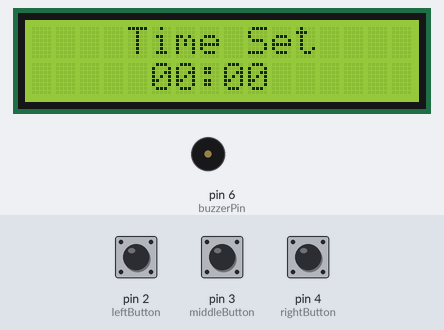
Bench run of a sketch on a simulated Arduino Uno, built with avr-gcc and run on an emulated ATmega328P. Shown: 16×2 character LCD, buzzer (waves = sounding). The test bench sets the inputs (shaded band); at power-on: pin 4 (rightButton) HIGH, pin 2 (leftButton) HIGH, pin 3 (middleButton) HIGH. What the sketch prints to the serial monitor is not drawn.

Above: at 7.2 s.
7.3 s: pin 4 (rightButton) pulled LOW for 0.15 s
At 12.7 s:
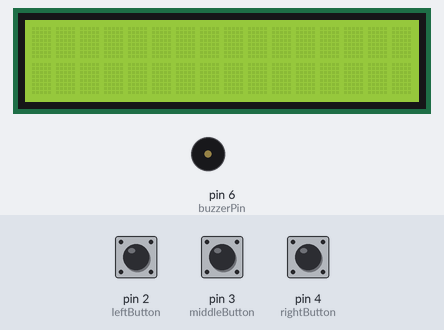
12.9 s: pin 2 (leftButton) pulled LOW for 3.2 s
At 16.5 s:
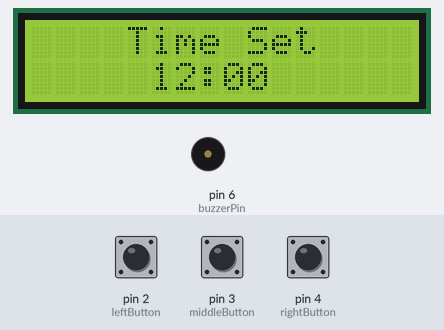
17.6 s: pin 3 (middleButton) pulled LOW for 0.15 s
At 18.7 s:
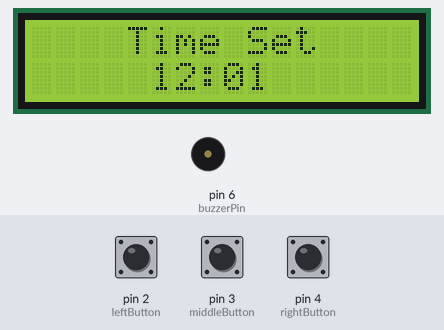
19.3 s: pin 2 (leftButton) pulled LOW for 0.15 s
At 20.0 s:
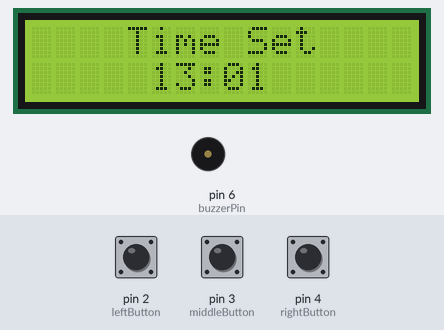
21.0 s: pin 3 (middleButton) pulled LOW for 1 s
At 23.2 s:
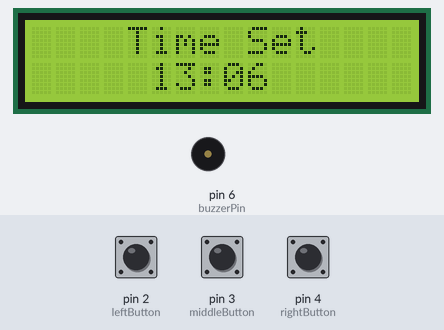
23.5 s: pin 4 (rightButton) pulled LOW for 1 s
At 24.4 s:
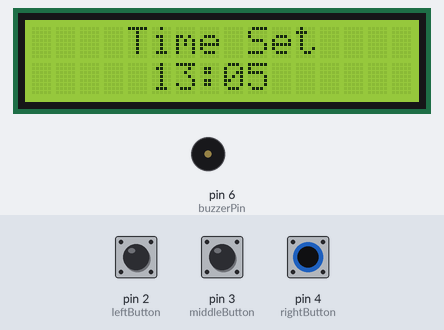
Timing chart, 0 to 26.5 s (numbered marks = the images above; inputs shaded):
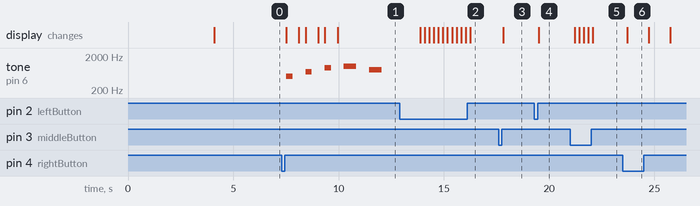

Measured:
- after the input at 7.3 s, tone on pin 6 (buzzerPin): plays 500 Hz for 0.30 s, 700 Hz for 0.30 s, 900 Hz for 0.30 s, 1000 Hz for 0.60 s, 800 Hz for 0.60 s, starting after 0.21 s; the display: first changes after 0.21 s (image 1 shows a later state)
- after the input at 12.9 s, the display: first changes after 0.97 s (image 2 shows a later state)
- after the input at 17.6 s, the display: changes after 0.22 s (image 3)
- after the input at 19.3 s, the display: changes after 0.22 s (image 4)
- after the input at 21.0 s, the display: first changes after 0.22 s (image 5 shows a later state)
- after the input at 23.5 s, the display: changes after 0.22 s (image 6)

The sketch:

Timer_Display_5.ino
```cpp
#include <Wire.h>
#include <LiquidCrystal_I2C.h>

// Pin Definitions
const int leftButton = 2;    // Minute button
const int middleButton = 3;  // Second button
const int rightButton = 4;   // Start button
const int buzzerPin = 6;     // Passive Buzzer connected to pin 6

// Time variables
int minutes = 0;
int seconds = 0;
bool timerRunning = false;
bool startPressed = false;

// LCD setup
LiquidCrystal_I2C lcd(0x27, 16, 2);  // Adjust the LCD address if necessary

void setup() {
  // Start Serial Communication for debugging
  Serial.begin(9600);

  // Set up button pins with internal pull-up resistors
  pinMode(leftButton, INPUT_PULLUP);
  pinMode(middleButton, INPUT_PULLUP);
  pinMode(rightButton, INPUT_PULLUP);
  pinMode(buzzerPin, OUTPUT);

  // Initialize LCD
  lcd.begin(16, 2);
  lcd.setBacklight(1);  // Ensure the backlight is on
  lcd.clear();

  // Display "Timer Display" for 4 seconds (Centered)
  int pos = (16 - 12) / 2;  // Calculate position to center the text ("Timer Display" is 12 characters long)
  lcd.setCursor(pos, 0);
  lcd.print("Timer Display");
  delay(4000);  // Wait for 4 seconds

  // Now display the "Time Set" screen (Centered) and time as 00:00
  lcd.clear();
  pos = (16 - 8) / 2;  // Center "Time Set" (8 characters)
  lcd.setCursor(pos, 0);
  lcd.print("Time Set");
  pos = (16 - 5) / 2;  // Center "00:00" (5 characters)
  lcd.setCursor(pos, 1);
  lcd.print("00:00");
  delay(2000);  // Wait for 2 seconds
}

void loop() {
  // Read button states and handle logic
  if (digitalRead(leftButton) == LOW) {  // Left button pressed (Increase Minutes)
    delay(200);  // Debounce delay
    if (!timerRunning) {
      minutes++;
      if (minutes > 99) minutes = 99;  // Limit to 99 minutes
      updateDisplay();
    }
  }

  if (digitalRead(middleButton) == LOW) {  // Middle button pressed (Increase Seconds)
    delay(200);  // Debounce delay
    if (!timerRunning) {
      seconds++;
      if (seconds > 59) seconds = 0;  // Reset seconds after 59
      updateDisplay();
    }
  }

  if (digitalRead(rightButton) == LOW && !startPressed) {  // Right button pressed (Start Timer)
    delay(200);  // Debounce delay
    startPressed = true;  // Prevent repeated presses
    if (!timerRunning) {
      timerRunning = true;
      Serial.println("Timer started!");
    }
  }

  // Timer countdown logic (only if timer is running)
  if (timerRunning) {
    if (seconds == 0 && minutes > 0) {
      minutes--;
      seconds = 59;
      updateDisplay();
    } else if (seconds > 0) {
      seconds--;
      updateDisplay();
    }

    // Check if the timer has reached zero
    if (minutes == 0 && seconds == 0) {
      timerRunning = false;  // Stop the timer after it reaches 00:00
      triggerBuzzer();  // Trigger buzzer when timer finishes
      startPressed = false;  // Reset start button state for next round
    }

    delay(1000);  // Wait for 1 second before updating again
  }
}

void updateDisplay() {
  // Update the time on the display (MM:SS format), keeping "Time Set" on top and updating time below it
  lcd.clear();

  // Print "Time Set" on the first line (always static)
  int pos = (16 - 8) / 2;  // Center "Time Set" (8 characters)
  lcd.setCursor(pos, 0);
  lcd.print("Time Set");

  // Print the time on the second line (MM:SS format)
  pos = (16 - 5) / 2;  // Center "00:00" (5 characters)
  lcd.setCursor(pos, 1);
  if (minutes < 10) lcd.print("0");
  lcd.print(minutes);
  lcd.print(":");
  if (seconds < 10) lcd.print("0");
  lcd.print(seconds);
}

void triggerBuzzer() {
  // Turn on buzzer for a dynamic pattern
  Serial.println("Timer reached 00:00, buzzer triggered!");

  // Flash "Timer Over!" for each short buzz with changing tones
  for (int i = 0; i < 3; i++) {
    lcd.clear();
    int pos = (16 - 11) / 2;  // Center "Timer Over!" (11 characters)
    lcd.setCursor(pos, 0);
    lcd.print("Timer Over!");

    // Varying tone frequency for a rising/falling pattern
    tone(buzzerPin, 500 + (i * 200));  // Rise in tone frequency
    delay(300);  // Buzz for 0.3 seconds
    noTone(buzzerPin);  // Stop buzzer
    delay(300);  // Pause for 0.3 seconds
    lcd.clear();  // Clear display after the tone
    delay(300);  // Wait before showing the message again
  }

  // Longer tone after the burst pattern with falling frequency
  for (int i = 0; i < 2; i++) {
    tone(buzzerPin, 1000 - (i * 200));  // Fall in tone frequency
    delay(600);  // Buzz for 0.6 seconds (increased duration)
    noTone(buzzerPin);  // Stop buzzer
    delay(600);  // Pause for 0.6 seconds
  }

  lcd.clear();  // Clear display after the final buzzer pattern
}
```
